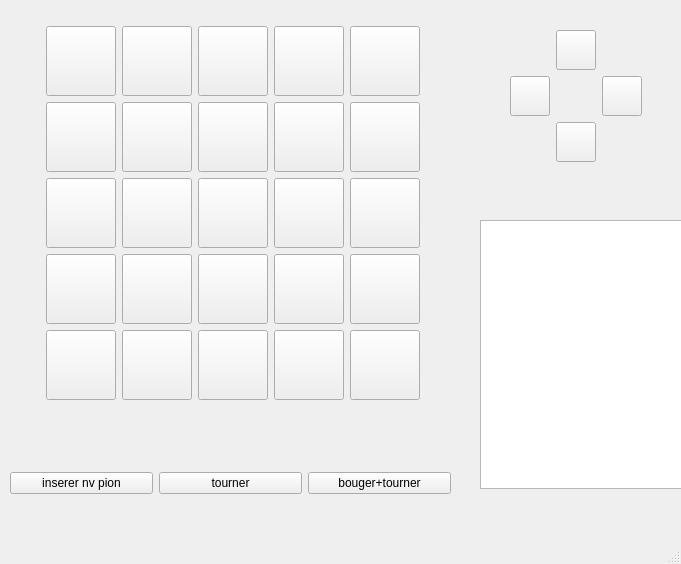
<?xml version="1.0" encoding="UTF-8"?>
<ui version="4.0">
 <class>MainWindow</class>
 <widget class="QMainWindow" name="MainWindow">
  <property name="geometry">
   <rect>
    <x>0</x>
    <y>0</y>
    <width>681</width>
    <height>564</height>
   </rect>
  </property>
  <property name="windowTitle">
   <string>MainWindow</string>
  </property>
  <property name="unifiedTitleAndToolBarOnMac">
   <bool>false</bool>
  </property>
  <widget class="QWidget" name="centralwidget">
   <widget class="QTextBrowser" name="textBrowser">
    <property name="geometry">
     <rect>
      <x>480</x>
      <y>220</y>
      <width>220</width>
      <height>269</height>
     </rect>
    </property>
   </widget>
   <widget class="QWidget" name="layoutWidget">
    <property name="geometry">
     <rect>
      <x>40</x>
      <y>20</y>
      <width>391</width>
      <height>391</height>
     </rect>
    </property>
    <layout class="QGridLayout" name="gridLayout">
     <property name="sizeConstraint">
      <enum>QLayout::SetDefaultConstraint</enum>
     </property>
     <property name="topMargin">
      <number>0</number>
     </property>
     <property name="spacing">
      <number>0</number>
     </property>
     <item row="1" column="3">
      <widget class="QPushButton" name="case13">
       <property name="minimumSize">
        <size>
         <width>30</width>
         <height>30</height>
        </size>
       </property>
       <property name="maximumSize">
        <size>
         <width>70</width>
         <height>70</height>
        </size>
       </property>
       <property name="autoFillBackground">
        <bool>false</bool>
       </property>
       <property name="text">
        <string/>
       </property>
      </widget>
     </item>
     <item row="4" column="3">
      <widget class="QPushButton" name="case43">
       <property name="minimumSize">
        <size>
         <width>30</width>
         <height>30</height>
        </size>
       </property>
       <property name="maximumSize">
        <size>
         <width>70</width>
         <height>70</height>
        </size>
       </property>
       <property name="autoFillBackground">
        <bool>false</bool>
       </property>
       <property name="text">
        <string/>
       </property>
      </widget>
     </item>
     <item row="1" column="1">
      <widget class="QPushButton" name="case11">
       <property name="minimumSize">
        <size>
         <width>30</width>
         <height>30</height>
        </size>
       </property>
       <property name="maximumSize">
        <size>
         <width>70</width>
         <height>70</height>
        </size>
       </property>
       <property name="autoFillBackground">
        <bool>false</bool>
       </property>
       <property name="text">
        <string/>
       </property>
      </widget>
     </item>
     <item row="0" column="0">
      <widget class="QPushButton" name="case00">
       <property name="minimumSize">
        <size>
         <width>30</width>
         <height>30</height>
        </size>
       </property>
       <property name="maximumSize">
        <size>
         <width>70</width>
         <height>70</height>
        </size>
       </property>
       <property name="autoFillBackground">
        <bool>false</bool>
       </property>
       <property name="text">
        <string/>
       </property>
      </widget>
     </item>
     <item row="3" column="3">
      <widget class="QPushButton" name="case33">
       <property name="minimumSize">
        <size>
         <width>30</width>
         <height>30</height>
        </size>
       </property>
       <property name="maximumSize">
        <size>
         <width>70</width>
         <height>70</height>
        </size>
       </property>
       <property name="autoFillBackground">
        <bool>false</bool>
       </property>
       <property name="text">
        <string/>
       </property>
      </widget>
     </item>
     <item row="4" column="0">
      <widget class="QPushButton" name="case40">
       <property name="minimumSize">
        <size>
         <width>30</width>
         <height>30</height>
        </size>
       </property>
       <property name="maximumSize">
        <size>
         <width>70</width>
         <height>70</height>
        </size>
       </property>
       <property name="autoFillBackground">
        <bool>false</bool>
       </property>
       <property name="text">
        <string/>
       </property>
      </widget>
     </item>
     <item row="0" column="4">
      <widget class="QPushButton" name="case04">
       <property name="minimumSize">
        <size>
         <width>30</width>
         <height>30</height>
        </size>
       </property>
       <property name="maximumSize">
        <size>
         <width>70</width>
         <height>70</height>
        </size>
       </property>
       <property name="autoFillBackground">
        <bool>false</bool>
       </property>
       <property name="text">
        <string/>
       </property>
      </widget>
     </item>
     <item row="2" column="0">
      <widget class="QPushButton" name="case20">
       <property name="minimumSize">
        <size>
         <width>30</width>
         <height>30</height>
        </size>
       </property>
       <property name="maximumSize">
        <size>
         <width>70</width>
         <height>70</height>
        </size>
       </property>
       <property name="autoFillBackground">
        <bool>false</bool>
       </property>
       <property name="text">
        <string/>
       </property>
      </widget>
     </item>
     <item row="4" column="2">
      <widget class="QPushButton" name="case42">
       <property name="minimumSize">
        <size>
         <width>30</width>
         <height>30</height>
        </size>
       </property>
       <property name="maximumSize">
        <size>
         <width>70</width>
         <height>70</height>
        </size>
       </property>
       <property name="autoFillBackground">
        <bool>false</bool>
       </property>
       <property name="text">
        <string/>
       </property>
      </widget>
     </item>
     <item row="3" column="1">
      <widget class="QPushButton" name="case31">
       <property name="minimumSize">
        <size>
         <width>30</width>
         <height>30</height>
        </size>
       </property>
       <property name="maximumSize">
        <size>
         <width>70</width>
         <height>70</height>
        </size>
       </property>
       <property name="autoFillBackground">
        <bool>false</bool>
       </property>
       <property name="text">
        <string/>
       </property>
      </widget>
     </item>
     <item row="2" column="4">
      <widget class="QPushButton" name="case24">
       <property name="minimumSize">
        <size>
         <width>30</width>
         <height>30</height>
        </size>
       </property>
       <property name="maximumSize">
        <size>
         <width>70</width>
         <height>70</height>
        </size>
       </property>
       <property name="autoFillBackground">
        <bool>false</bool>
       </property>
       <property name="text">
        <string/>
       </property>
      </widget>
     </item>
     <item row="4" column="4">
      <widget class="QPushButton" name="case44">
       <property name="minimumSize">
        <size>
         <width>30</width>
         <height>30</height>
        </size>
       </property>
       <property name="maximumSize">
        <size>
         <width>70</width>
         <height>70</height>
        </size>
       </property>
       <property name="autoFillBackground">
        <bool>false</bool>
       </property>
       <property name="text">
        <string/>
       </property>
      </widget>
     </item>
     <item row="2" column="2">
      <widget class="QPushButton" name="case22">
       <property name="minimumSize">
        <size>
         <width>30</width>
         <height>30</height>
        </size>
       </property>
       <property name="maximumSize">
        <size>
         <width>70</width>
         <height>70</height>
        </size>
       </property>
       <property name="autoFillBackground">
        <bool>false</bool>
       </property>
       <property name="text">
        <string/>
       </property>
      </widget>
     </item>
     <item row="0" column="2">
      <widget class="QPushButton" name="case02">
       <property name="minimumSize">
        <size>
         <width>30</width>
         <height>30</height>
        </size>
       </property>
       <property name="maximumSize">
        <size>
         <width>70</width>
         <height>70</height>
        </size>
       </property>
       <property name="autoFillBackground">
        <bool>false</bool>
       </property>
       <property name="text">
        <string/>
       </property>
      </widget>
     </item>
     <item row="2" column="3">
      <widget class="QPushButton" name="case23">
       <property name="minimumSize">
        <size>
         <width>30</width>
         <height>30</height>
        </size>
       </property>
       <property name="maximumSize">
        <size>
         <width>70</width>
         <height>70</height>
        </size>
       </property>
       <property name="autoFillBackground">
        <bool>false</bool>
       </property>
       <property name="text">
        <string/>
       </property>
      </widget>
     </item>
     <item row="3" column="2">
      <widget class="QPushButton" name="case32">
       <property name="minimumSize">
        <size>
         <width>30</width>
         <height>30</height>
        </size>
       </property>
       <property name="maximumSize">
        <size>
         <width>70</width>
         <height>70</height>
        </size>
       </property>
       <property name="autoFillBackground">
        <bool>false</bool>
       </property>
       <property name="text">
        <string/>
       </property>
      </widget>
     </item>
     <item row="2" column="1">
      <widget class="QPushButton" name="case21">
       <property name="minimumSize">
        <size>
         <width>30</width>
         <height>30</height>
        </size>
       </property>
       <property name="maximumSize">
        <size>
         <width>70</width>
         <height>70</height>
        </size>
       </property>
       <property name="autoFillBackground">
        <bool>false</bool>
       </property>
       <property name="text">
        <string/>
       </property>
      </widget>
     </item>
     <item row="0" column="3">
      <widget class="QPushButton" name="case03">
       <property name="minimumSize">
        <size>
         <width>30</width>
         <height>30</height>
        </size>
       </property>
       <property name="maximumSize">
        <size>
         <width>70</width>
         <height>70</height>
        </size>
       </property>
       <property name="autoFillBackground">
        <bool>false</bool>
       </property>
       <property name="text">
        <string/>
       </property>
      </widget>
     </item>
     <item row="1" column="4">
      <widget class="QPushButton" name="case14">
       <property name="minimumSize">
        <size>
         <width>30</width>
         <height>30</height>
        </size>
       </property>
       <property name="maximumSize">
        <size>
         <width>70</width>
         <height>70</height>
        </size>
       </property>
       <property name="autoFillBackground">
        <bool>false</bool>
       </property>
       <property name="text">
        <string/>
       </property>
      </widget>
     </item>
     <item row="3" column="0">
      <widget class="QPushButton" name="case30">
       <property name="minimumSize">
        <size>
         <width>30</width>
         <height>30</height>
        </size>
       </property>
       <property name="maximumSize">
        <size>
         <width>70</width>
         <height>70</height>
        </size>
       </property>
       <property name="autoFillBackground">
        <bool>false</bool>
       </property>
       <property name="text">
        <string/>
       </property>
      </widget>
     </item>
     <item row="3" column="4">
      <widget class="QPushButton" name="case34">
       <property name="minimumSize">
        <size>
         <width>30</width>
         <height>30</height>
        </size>
       </property>
       <property name="maximumSize">
        <size>
         <width>70</width>
         <height>70</height>
        </size>
       </property>
       <property name="autoFillBackground">
        <bool>false</bool>
       </property>
       <property name="text">
        <string/>
       </property>
      </widget>
     </item>
     <item row="1" column="2">
      <widget class="QPushButton" name="case12">
       <property name="minimumSize">
        <size>
         <width>30</width>
         <height>30</height>
        </size>
       </property>
       <property name="maximumSize">
        <size>
         <width>70</width>
         <height>70</height>
        </size>
       </property>
       <property name="autoFillBackground">
        <bool>false</bool>
       </property>
       <property name="text">
        <string/>
       </property>
      </widget>
     </item>
     <item row="4" column="1">
      <widget class="QPushButton" name="case41">
       <property name="minimumSize">
        <size>
         <width>30</width>
         <height>30</height>
        </size>
       </property>
       <property name="maximumSize">
        <size>
         <width>70</width>
         <height>70</height>
        </size>
       </property>
       <property name="autoFillBackground">
        <bool>false</bool>
       </property>
       <property name="text">
        <string/>
       </property>
      </widget>
     </item>
     <item row="0" column="1">
      <widget class="QPushButton" name="case01">
       <property name="minimumSize">
        <size>
         <width>30</width>
         <height>30</height>
        </size>
       </property>
       <property name="maximumSize">
        <size>
         <width>70</width>
         <height>70</height>
        </size>
       </property>
       <property name="autoFillBackground">
        <bool>false</bool>
       </property>
       <property name="text">
        <string/>
       </property>
      </widget>
     </item>
     <item row="1" column="0">
      <widget class="QPushButton" name="case10">
       <property name="minimumSize">
        <size>
         <width>30</width>
         <height>30</height>
        </size>
       </property>
       <property name="maximumSize">
        <size>
         <width>70</width>
         <height>70</height>
        </size>
       </property>
       <property name="autoFillBackground">
        <bool>false</bool>
       </property>
       <property name="text">
        <string/>
       </property>
      </widget>
     </item>
    </layout>
   </widget>
   <widget class="QWidget" name="layoutWidget">
    <property name="geometry">
     <rect>
      <x>510</x>
      <y>30</y>
      <width>134</width>
      <height>134</height>
     </rect>
    </property>
    <layout class="QGridLayout" name="gridLayout_2">
     <item row="0" column="1">
      <widget class="QPushButton" name="pushButton_26">
       <property name="minimumSize">
        <size>
         <width>40</width>
         <height>40</height>
        </size>
       </property>
       <property name="maximumSize">
        <size>
         <width>40</width>
         <height>40</height>
        </size>
       </property>
       <property name="text">
        <string/>
       </property>
      </widget>
     </item>
     <item row="1" column="0">
      <widget class="QPushButton" name="pushButton_28">
       <property name="minimumSize">
        <size>
         <width>40</width>
         <height>40</height>
        </size>
       </property>
       <property name="maximumSize">
        <size>
         <width>40</width>
         <height>40</height>
        </size>
       </property>
       <property name="text">
        <string/>
       </property>
      </widget>
     </item>
     <item row="1" column="2">
      <widget class="QPushButton" name="pushButton_27">
       <property name="minimumSize">
        <size>
         <width>40</width>
         <height>40</height>
        </size>
       </property>
       <property name="maximumSize">
        <size>
         <width>40</width>
         <height>40</height>
        </size>
       </property>
       <property name="text">
        <string/>
       </property>
      </widget>
     </item>
     <item row="2" column="1">
      <widget class="QPushButton" name="pushButton_29">
       <property name="minimumSize">
        <size>
         <width>40</width>
         <height>40</height>
        </size>
       </property>
       <property name="maximumSize">
        <size>
         <width>40</width>
         <height>40</height>
        </size>
       </property>
       <property name="text">
        <string/>
       </property>
      </widget>
     </item>
    </layout>
   </widget>
   <widget class="QWidget" name="layoutWidget">
    <property name="geometry">
     <rect>
      <x>10</x>
      <y>470</y>
      <width>441</width>
      <height>27</height>
     </rect>
    </property>
    <layout class="QHBoxLayout" name="horizontalLayout">
     <item>
      <widget class="QPushButton" name="pushButton_30">
       <property name="text">
        <string>inserer nv pion</string>
       </property>
      </widget>
     </item>
     <item>
      <widget class="QPushButton" name="pushButton_32">
       <property name="text">
        <string>tourner</string>
       </property>
      </widget>
     </item>
     <item>
      <widget class="QPushButton" name="pushButton_31">
       <property name="text">
        <string>bouger+tourner</string>
       </property>
      </widget>
     </item>
    </layout>
   </widget>
  </widget>
  <widget class="QMenuBar" name="menubar">
   <property name="geometry">
    <rect>
     <x>0</x>
     <y>0</y>
     <width>681</width>
     <height>22</height>
    </rect>
   </property>
  </widget>
  <widget class="QStatusBar" name="statusbar"/>
 </widget>
 <resources/>
 <connections/>
</ui>
